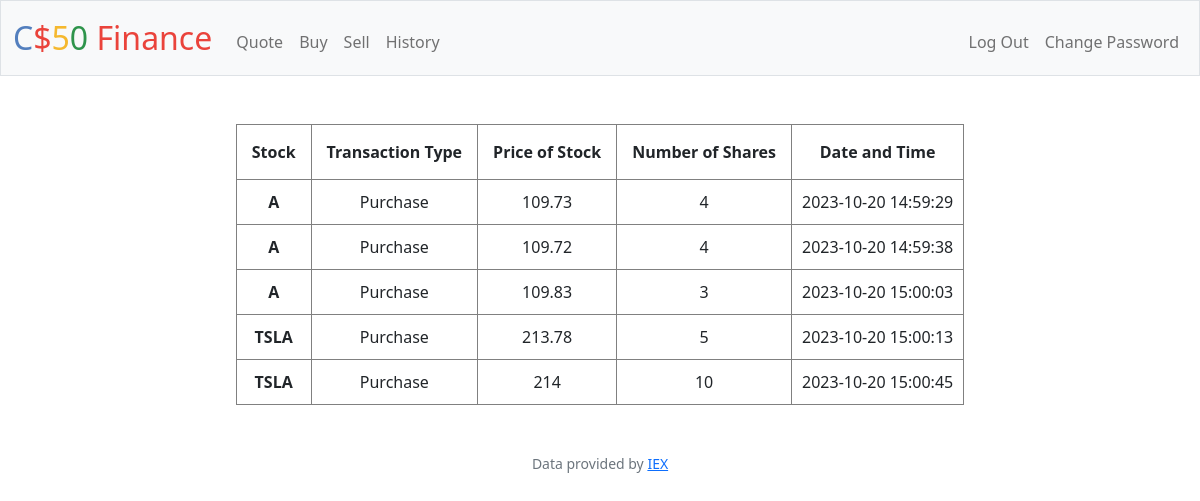
Page /history (signed in) on the committed database.
### tables this page shows
CREATE TABLE "transactions" (price INTEGER, 'shares'  INTEGER NOT NULL  ,'datetime' DATETIME DEFAULT CURRENT_TIMESTAMP  , 'stock' TEXT, 'user_id' INTEGER, 'transaction_type' TEXT);

### app.py (the view)
@app.route("/history")
@login_required
def history():
    transactionData = db.execute(
        "SELECT * FROM transactions WHERE user_id = ?", session["user_id"]
    )
    return render_template("history.html", transactionData=transactionData)

### app.py (called while the page is built)
@app.after_request
def after_request(response):
    response.headers["Cache-Control"] = "no-cache, no-store, must-revalidate"
    response.headers["Expires"] = 0
    response.headers["Pragma"] = "no-cache"
    return response

### helpers.py (called while the page is built)
def login_required(f):
    @wraps(f)
    def decorated_function(*args, **kwargs):
        if session.get("user_id") is None:
            return redirect("/login")
        return f(*args, **kwargs)
    return decorated_function

### templates/history.html (shortened to what this page needs)
{% extends "layout.html" %}
{% block main %}
    <table class="data-table">
        <thead>
            <tr>
                <th>Stock</th>
                <th>Transaction Type</th>
                <th>Price of Stock</th>
                <th>Number of Shares</th>
                <th>Date and Time</th>
            </tr>
        </thead>
        <tbody>
            {% for stock in transactionData %}
            <tr>
                <td class="stockNames">{{ stock.stock.upper() }}</td>
                <td>{{ stock.transaction_type }}</td>
                <td>{{ stock.price }}</td>
                <td>{{ stock.shares }}</td>
                <td>{{ stock.datetime }}</td>
            </tr>
            {% endfor %}
        </tbody>
    </table>
{% endblock %}

### static/styles.css (style rules this page uses)
.data-table { text-align: center; margin: auto; }
.data-table th { padding: 15px; border-style: solid; border-width: 1px; }
.data-table td { padding: 10px; border-style: solid; border-width: 1px; }
.data-table tr { border-bottom-style: solid; border-width: 1px; }
.stockNames { font-weight: bold; }

### rows in the picture
transactions: stock "A", transaction_type "Purchase", price "109.73", shares "4", datetime "2023-10-20 14:59:29"
transactions: stock "A", transaction_type "Purchase", price "109.72", shares "4", datetime "2023-10-20 14:59:38"
transactions: stock "A", transaction_type "Purchase", price "109.83", shares "3", datetime "2023-10-20 15:00:03"
transactions: stock "TSLA", transaction_type "Purchase", price "213.78", shares "5", datetime "2023-10-20 15:00:13"
transactions: stock "TSLA", transaction_type "Purchase", price "214", shares "10", datetime "2023-10-20 15:00:45"
